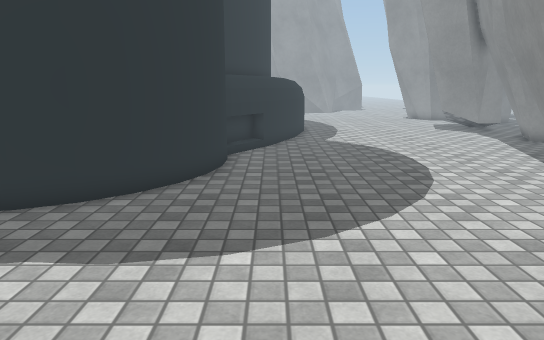
view 1 (above)

16 first-person views from a walk through a scene from a Unity 3-D project. The camera is 1.4 m above the floor, tilts 12° down and sees 70° across. The floor is counted in squares, 0.5 m on a side. Each view is taken from the middle of a square. On the plan, view 1 faces up. The plan holds only what a view shows up to about 20 squares ahead; the rest is blank. The place goes on beyond the plan. The player character is not drawn. Some surface patterns are stand-ins.

view 2
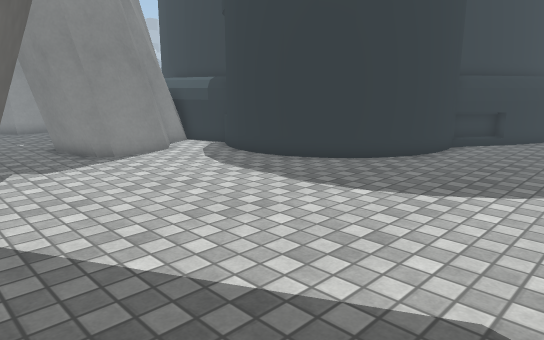

view 3
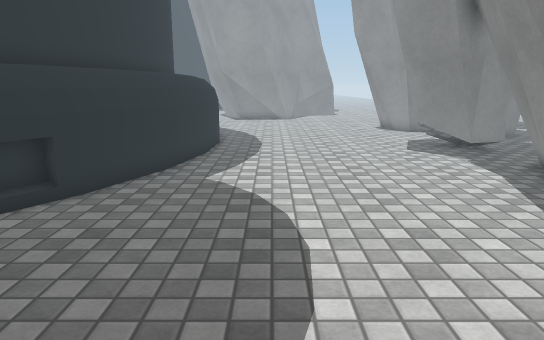

view 4
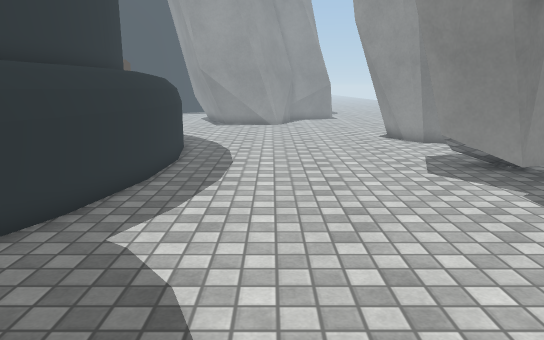

view 5
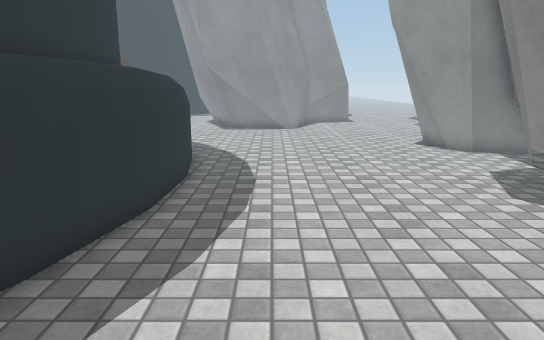

view 6
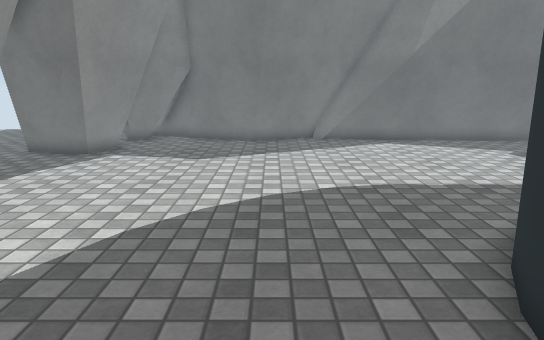

view 7
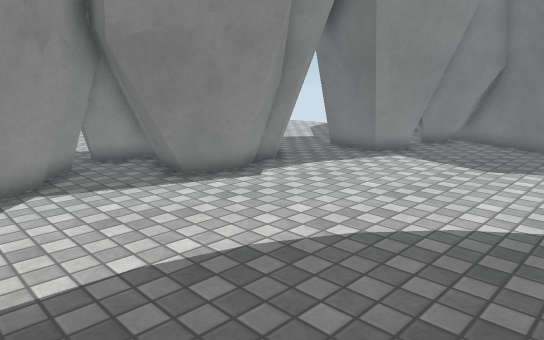

view 8
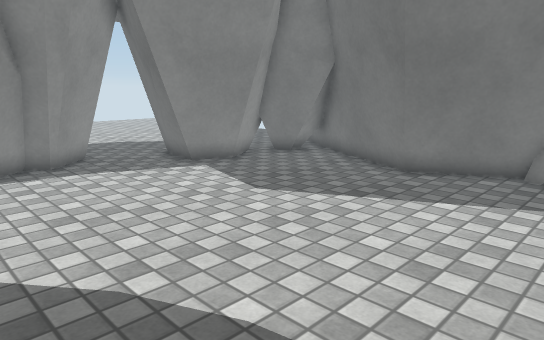

view 9
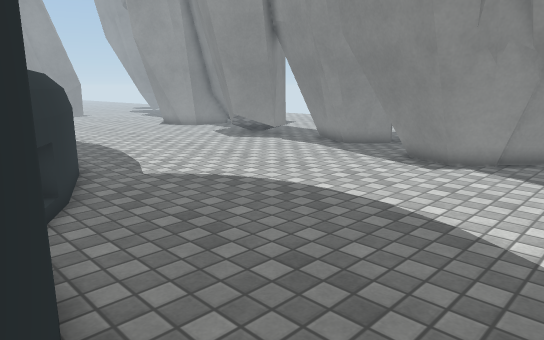

view 10
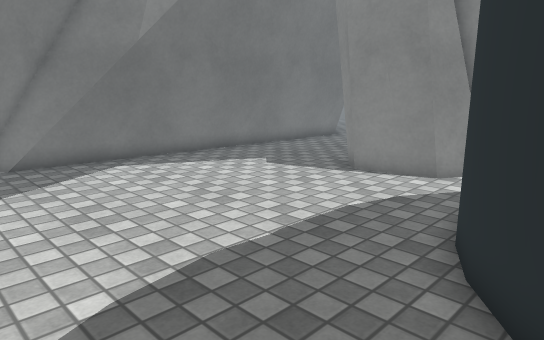

view 11
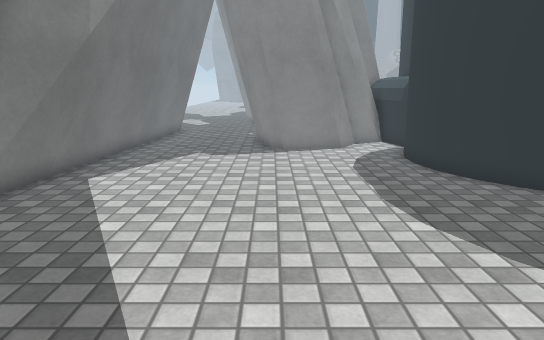

view 12
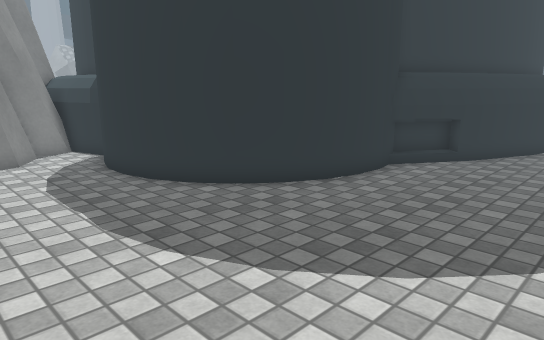

view 13
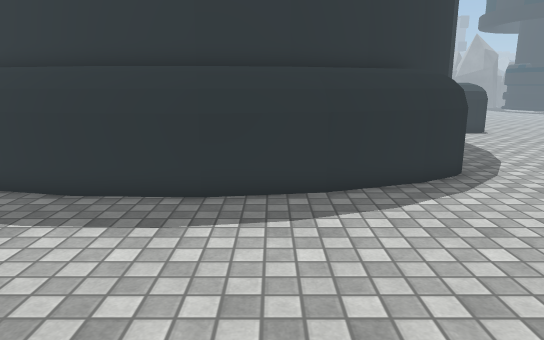

view 14
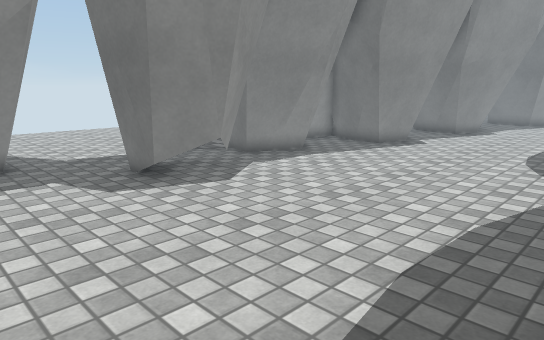

view 15
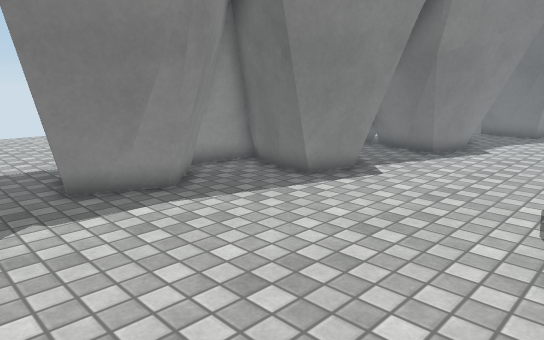

view 16
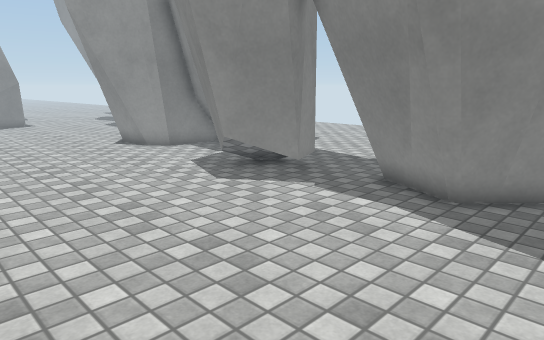

### Floor plan
Key: @ floor where view 1 was taken; # wall or solid block; . floor; = window, fence, low wall or low ledge; B building; T thing the floor can be seen under or through.
Columns run from 12 left of view 1 to 14 right of it. Each row starts with its distance up from view 1.
 37            BB...........##
 36           BBB...........##
 35           BBBB..........##
 34            BBB...........##
 33            BBBB............
 32             BBB............
 31             BBB............
 30             BBB............
 29             BBB.........###
 28             BBB........ ###
 27             BBB........####
 26             BBB........####
 25             BBB.........###
 24             BBB...........#
 23             BBB..........##
 22            BBB...........##
 21            BBB..........###
 20           BBB...........###
 19          BBBB............##
 18           BB...........###
 17           BB...........####
 16           B............####
 15           #...........###
 14           #...........###
 13           #............###
 12          ##.............###
 11          #............#####
 10 BB     ##............ ####
  9 BBB#####.............#####
  8 ...#BB...............##
  7 =....................###
  6 ##...................TT#
  5 ##...................TTT
  4 ##....................TTT
  3 ##.....................TT..
  2 #...................TTT....
  1 ................... ##TTT..
  0 ............@......### TT..
 -1 ...................###   ..
 -2 .............##....###   ..
 -3 #########..######.####
 -4   ###################
 -5           ##     ####
 -6                    ##

Where each view was taken, in squares from view 1:
view 1: 0 up, 0 right, facing up
view 2: 3 down, 5 right, facing up-left
view 3: 9 up, 5 right, facing up
view 4: 14 up, 6 right, facing up
view 5: 17 up, 5 right, facing up
view 6: 17 up, 1 right, facing down
view 7: 16 up, 0 right, facing down-right
view 8: 9 up, 4 left, facing down-right
view 9: 9 up, 3 left, facing up-right
view 10: 11 up, 1 right, facing down-left
view 11: 3 up, 7 right, facing left
view 12: 3 up, 5 right, facing up-left
view 13: 31 up, 12 right, facing left
view 14: 34 up, 2 right, facing down-right
view 15: 26 up, 4 right, facing down-right
view 16: 17 up, 4 right, facing up-right
